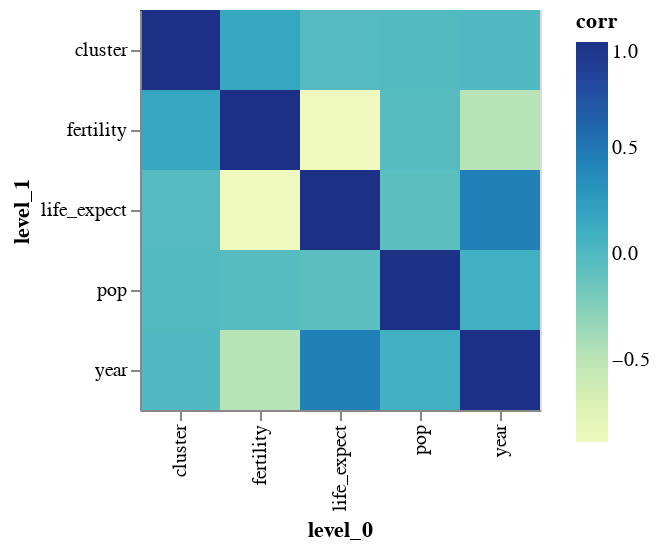

The cell this chart's notebook holds for it:
### Markdown cell above
#### Diverging

If we were to map a variable that has a natural midpoint,
such as a correlation that is defined from -1 to 1,
it is not that helpful to use the default colormap,
since it will make values close to zero
seem more important than value close to -1.

### Code cell
corr_df = data.gapminder().corr(numeric_only=True).stack().reset_index(name='corr')
alt.Chart(corr_df).mark_rect().encode(
    x='level_0',
    y='level_1',
    tooltip='corr',
    color=alt.Color('corr')
).properties(
    width=200,
    height=200
)

### Figure 1 — Vega specification as saved in the notebook (floating-point values rounded to 4 significant figures)
{"$schema": "https://vega.github.io/schema/vega/v5.json", "data": [{"name": "source_0", "values": [{"corr": 1.0, "level_0": "year", "level_1": "year"}, {"corr": -2.542e-15, "level_0": "year", "level_1": "cluster"}, {"corr": 0.0945, "level_0": "year", "level_1": "pop"}, {"corr": 0.4477, "level_0": "year", "level_1": "life_expect"}, {"corr": -0.4837, "level_0": "year", "level_1": "fertility"}, {"corr": -2.542e-15, "level_0": "cluster", "level_1": "year"}, {"corr": 1.0, "level_0": "cluster", "level_1": "cluster"}, {"corr": -0.01802, "level_0": "cluster", "level_1": "pop"}, {"corr": -0.02635, "level_0": "cluster", "level_1": "life_expect"}, {"corr": 0.1671, "level_0": "cluster", "level_1": "fertility"}, {"corr": 0.0945, "level_0": "pop", "level_1": "year"}, {"corr": -0.01802, "level_0": "pop", "level_1": "cluster"}, {"corr": 1.0, "level_0": "pop", "level_1": "pop"}, {"corr": -0.06094, "level_0": "pop", "level_1": "life_expect"}, {"corr": -0.03679, "level_0": "pop", "level_1": "fertility"}, {"corr": 0.4477, "level_0": "life_expect", "level_1": "year"}, {"corr": -0.02635, "level_0": "life_expect", "level_1": "cluster"}, {"corr": -0.06094, "level_0": "life_expect", "level_1": "pop"}, {"corr": 1.0, "level_0": "life_expect", "level_1": "life_expect"}, {"corr": -0.8873, "level_0": "life_expect", "level_1": "fertility"}, {"corr": -0.4837, "level_0": "fertility", "level_1": "year"}, {"corr": 0.1671, "level_0": "fertility", "level_1": "cluster"}, {"corr": -0.03679, "level_0": "fertility", "level_1": "pop"}, {"corr": -0.8873, "level_0": "fertility", "level_1": "life_expect"}, {"corr": 1.0, "level_0": "fertility", "level_1": "fertility"}]}, {"name": "source_0_x_domain_level_0", "values": [{"level_0": "year"}, {"level_0": "cluster"}, {"level_0": "pop"}, {"level_0": "life_expect"}, {"level_0": "fertility"}]}, {"name": "source_0_y_domain_level_1", "values": [{"level_1": "year"}, {"level_1": "cluster"}, {"level_1": "pop"}, {"level_1": "life_expect"}, {"level_1": "fertility"}]}, {"name": "source_0_color_domain_corr", "values": [{"min": -0.8873, "max": 1.0}]}], "marks": [{"type": "rect", "name": "marks", "from": {"data": "source_0"}, "encode": {"update": {"height": {"signal": "max(0.25, bandwidth('y'))"}, "fill": {"field": "corr", "scale": "color"}, "x": {"field": "level_0", "scale": "x"}, "width": {"signal": "max(0.25, bandwidth('x'))"}, "tooltip": {"signal": "format(datum[\"corr\"], \"\")"}, "y": {"field": "level_1", "scale": "y"}}}, "style": ["rect"]}], "scales": [{"name": "x", "type": "band", "domain": {"data": "source_0_x_domain_level_0", "field": "level_0", "sort": true}, "range": [0, {"signal": "width"}], "paddingInner": 0, "paddingOuter": 0}, {"name": "y", "type": "band", "domain": {"data": "source_0_y_domain_level_1", "field": "level_1", "sort": true}, "range": [0, {"signal": "height"}], "paddingOuter": 0, "paddingInner": 0}, {"name": "color", "type": "linear", "domain": [{"signal": "(data(\"source_0_color_domain_corr\")[0] || {}).min"}, {"signal": "(data(\"source_0_color_domain_corr\")[0] || {}).max"}], "range": "heatmap", "interpolate": "hcl", "zero": false}], "axes": [{"scale": "x", "orient": "bottom", "labelBaseline": "middle", "zindex": 1, "grid": false, "title": "level_0", "labelAlign": "right", "labelAngle": 270}, {"scale": "y", "zindex": 1, "title": "level_1", "orient": "left", "grid": false}], "style": "cell", "height": 200, "legends": [{"fill": "color", "gradientLength": {"signal": "clamp(height, 64, 200)"}, "title": "corr"}], "width": 200, "background": "white", "padding": 5}
